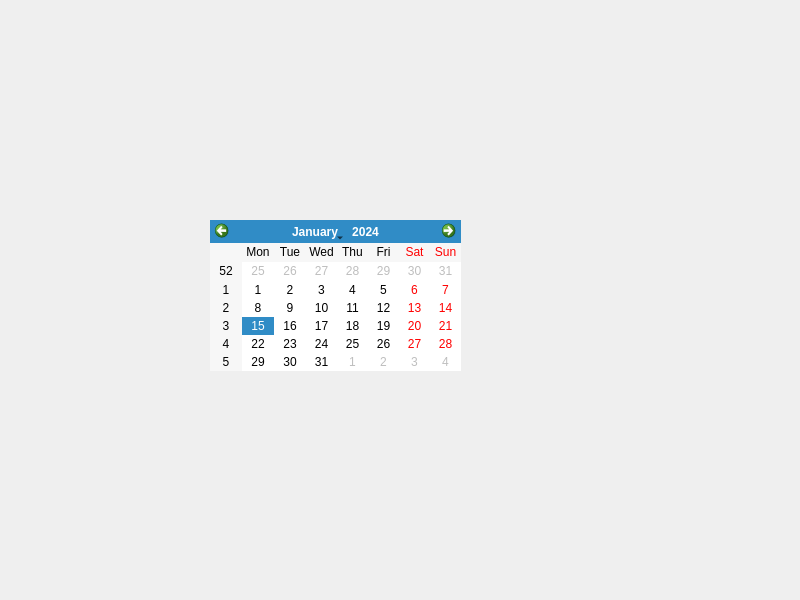
<?xml version="1.0" encoding="UTF-8"?>
<ui version="4.0">
 <class>Widget</class>
 <widget class="QWidget" name="Widget">
  <property name="geometry">
   <rect>
    <x>0</x>
    <y>0</y>
    <width>800</width>
    <height>600</height>
   </rect>
  </property>
  <property name="windowTitle">
   <string>Widget</string>
  </property>
  <widget class="QCalendarWidget" name="calendarWidget">
   <property name="geometry">
    <rect>
     <x>210</x>
     <y>220</y>
     <width>251</width>
     <height>151</height>
    </rect>
   </property>
  </widget>
 </widget>
 <resources/>
 <connections/>
</ui>
